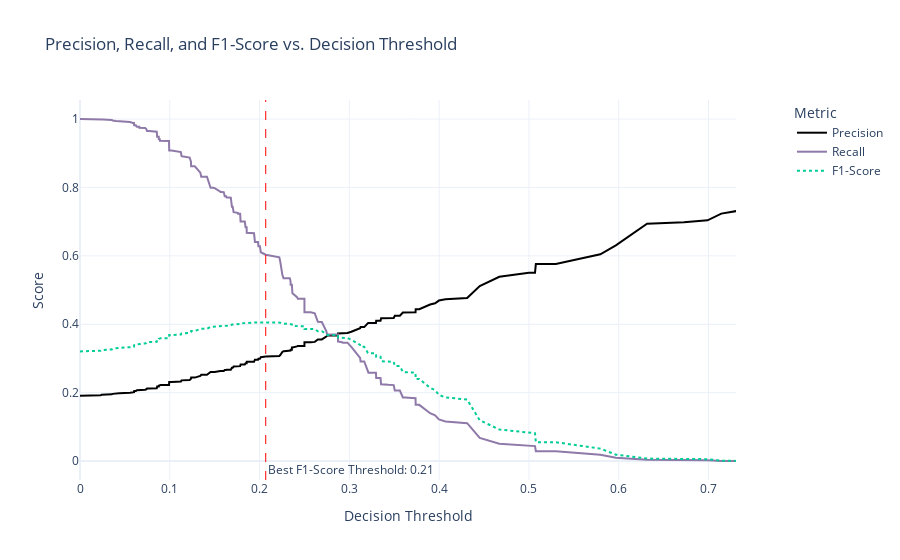

The notebook cell saved with this chart:
### Markdown cell above
### Precicion-Recall curve

### Code cell
uncalibrated_proba = final_xgb_model.predict_proba(X_calib)[:, 1]

y_pred_proba = xgboost_isotonic_calibrator.predict(uncalibrated_proba)


precisions, recalls, thresholds = precision_recall_curve(y_calib, y_pred_proba)


results_df = pd.DataFrame({
    'Threshold': thresholds,
    'Precision': precisions[:-1],
    'Recall': recalls[:-1]
})

# Add F1-Score for a more balanced view
# Avoid division by zero if precision and recall are both 0
results_df['F1-Score'] = 2 * (results_df['Precision'] * results_df['Recall']) / \
                        (results_df['Precision'] + results_df['Recall']).replace(0, 1e-9)

print("--- Threshold Analysis Results ---")

display(results_df.sort_values(by='F1-Score', ascending=False).head(10))



fig = make_subplots(specs=[[{"secondary_y": True}]])


fig.add_trace(
    go.Scatter(x=results_df['Threshold'], y=results_df['Precision'], name='Precision', line=dict(color='black')),
    secondary_y=False,
      
)
fig.add_trace(
    go.Scatter(x=results_df['Threshold'], y=results_df['Recall'], name='Recall', line=dict(color='#8e79a8')),
    secondary_y=False,
)


fig.add_trace(
    go.Scatter(x=results_df['Threshold'], y=results_df['F1-Score'], name='F1-Score', line=dict(dash='dot')),
    secondary_y=False,
)


best_f1_row = results_df.loc[results_df['F1-Score'].idxmax()]
best_threshold = best_f1_row['Threshold']
best_f1_score = best_f1_row['F1-Score']

fig.add_vline(x=best_threshold, line_width=1, line_dash="dash", line_color="red",
              annotation_text=f'Best F1-Score Threshold: {best_threshold:.2f}',
              annotation_position="bottom right")


fig.update_layout(
    title_text='Precision, Recall, and F1-Score vs. Decision Threshold',
    xaxis_title='Decision Threshold',
    yaxis_title='Score',
    legend_title='Metric',
    template='plotly_white'
)

fig.show()

### Figure 1 — Plotly figure (JSON) as saved in the notebook; plotly's stock layout.template omitted (floating-point values rounded to 4 significant figures; data arrays with more than 128 entries replaced by an {"elided": "..."} marker saying what was removed)
{"data": [{"line": {"color": "black"}, "name": "Precision", "type": "scatter", "x": {"elided": "174 float values"}, "xaxis": "x", "y": {"elided": "174 float values"}, "yaxis": "y"}, {"line": {"color": "#8e79a8"}, "name": "Recall", "type": "scatter", "x": {"elided": "174 float values"}, "xaxis": "x", "y": {"elided": "174 float values"}, "yaxis": "y"}, {"line": {"dash": "dot"}, "name": "F1-Score", "type": "scatter", "x": {"elided": "174 float values"}, "xaxis": "x", "y": {"elided": "174 float values"}, "yaxis": "y"}], "layout": {"annotations": [{"showarrow": false, "text": "Best F1-Score Threshold: 0.21", "x": 0.2069, "xanchor": "left", "xref": "x", "y": 0, "yanchor": "bottom", "yref": "y domain"}], "legend": {"title": {"text": "Metric"}}, "shapes": [{"line": {"color": "red", "dash": "dash", "width": 1}, "type": "line", "x0": 0.2069, "x1": 0.2069, "xref": "x", "y0": 0, "y1": 1, "yref": "y domain"}], "title": {"text": "Precision, Recall, and F1-Score vs. Decision Threshold"}, "xaxis": {"anchor": "y", "domain": [0, 0.94], "title": {"text": "Decision Threshold"}}, "yaxis": {"anchor": "x", "domain": [0, 1], "title": {"text": "Score"}}, "yaxis2": {"anchor": "x", "overlaying": "y", "side": "right"}}}
